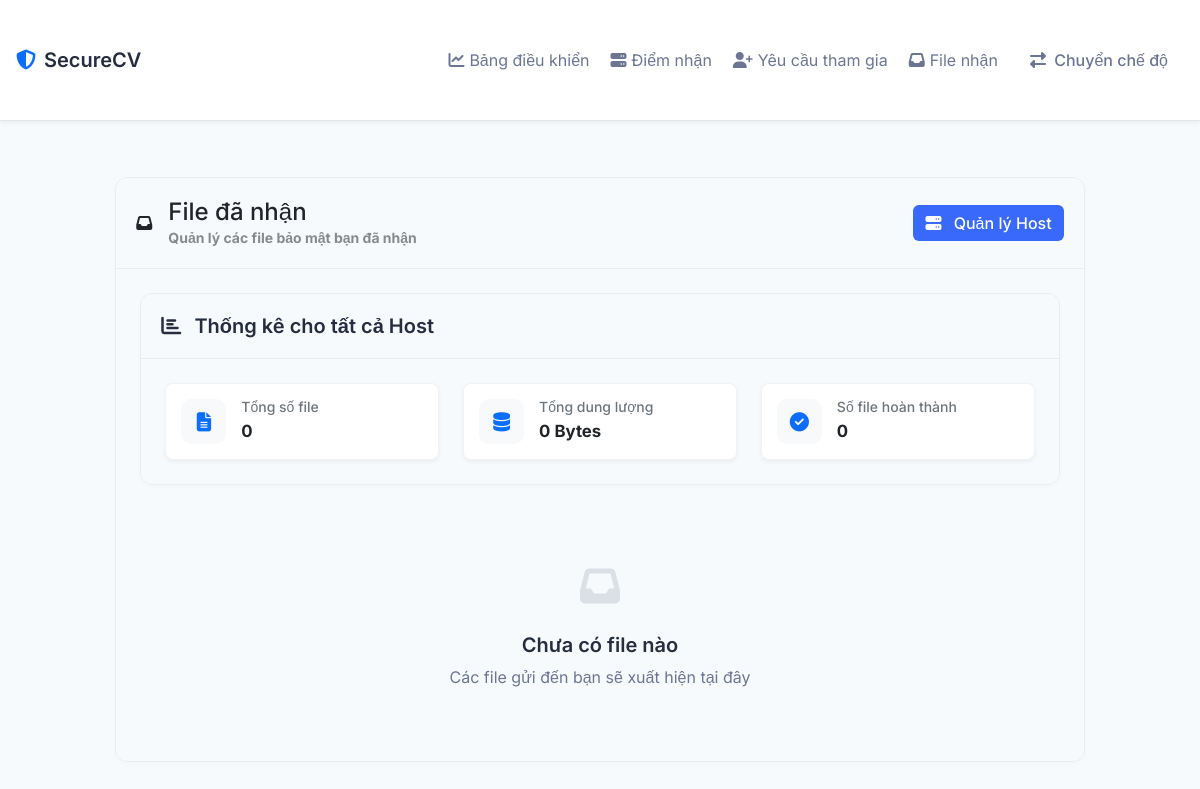
/receiver_files, run on an earlier commit of the app's database.
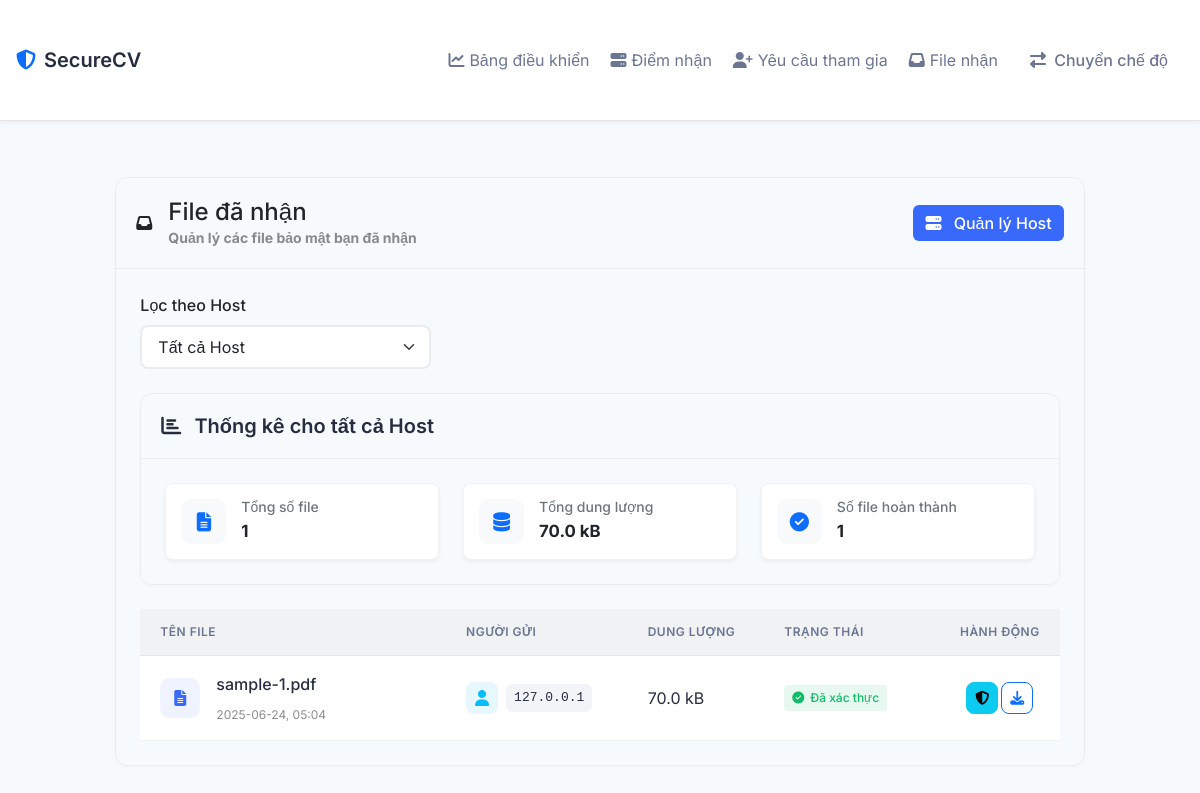
And on a later commit of the database.
### models.py (models this page shows, shortened)
class UploadSession(db.Model):
    id = db.Column(db.Integer, primary_key=True)
    sender_ip = db.Column(db.String(45), nullable=False)
    receiver_ip = db.Column(db.String(45), nullable=False)
    receiver_name = db.Column(db.String(100), nullable=False)
    session_token = db.Column(db.String(64), unique=True, nullable=False)
    filename = db.Column(db.String(255))
    file_hash = db.Column(db.String(128))
    file_size = db.Column(db.Integer)
    file_metadata = db.Column(db.Text)
    filepath = db.Column(db.String(512))
    drive_file_id = db.Column(db.String(100), nullable=True)
    drive_link = db.Column(db.String(512), nullable=True)
    source_type = db.Column(db.String(10))
    status = db.Column(db.String(20), default='pending')
    fail_step = db.Column(db.String(50))
    error_message = db.Column(db.Text)
    created_at = db.Column(db.DateTime, default=datetime.utcnow)
    updated_at = db.Column(db.DateTime, default=datetime.utcnow, onupdate=datetime.utcnow)
    downloaded_at = db.Column(db.DateTime)

### routes.py (the view)
@app.route('/receiver_files')
def receiver_files():
    client_ip = get_client_ip()
    hosts = Host.query.filter_by(created_by=client_ip).all()
    selected_host_id = request.args.get('host_id', type=int)
    if selected_host_id:
        selected_host = Host.query.get_or_404(selected_host_id)
        if selected_host.created_by != client_ip:
            flash('Access denied', 'error')
            return redirect(url_for('receiver_files'))
        received_files = UploadSession.query.filter_by(
            receiver_ip=selected_host.ip_address,
            receiver_name=selected_host.name
        ).order_by(UploadSession.created_at.desc()).all()
    else:
        host_ips = [host.ip_address for host in hosts]
        received_files = UploadSession.query.filter(
            UploadSession.receiver_ip.in_(host_ips)
        ).order_by(UploadSession.created_at.desc()).all()
    stats = {
        'total_files': len(received_files),
        'total_size': sum(f.file_size for f in received_files if f.file_size),
        'completed_files': len([f for f in received_files if f.status in [FILE_STATUS['VERIFIED'], FILE_STATUS['DOWNLOADED']]]),
    }
    return render_template('received_files.html',
                         hosts=hosts,
                         selected_host_id=selected_host_id,
                         received_files=received_files,
                         stats=stats)

### routes.py (called while the page is built)
def get_client_ip():
    ip = None
    if request.headers.get('X-Forwarded-For'):
        ip = request.headers.get('X-Forwarded-For').split(',')[0].strip()
    elif request.headers.get('X-Real-IP'):
        ip = request.headers.get('X-Real-IP')
    else:
        ip = request.remote_addr
    try:
        return ipaddress.ip_address(ip).exploded
    except ValueError:
        return None

### templates/received_files.html (shortened to what the changed rows need)
{% extends "base.html" %}
{% block content %}
<div class="row justify-content-center">
    <div class="col-lg-10">
        <div class="card mb-4">
            <div id="received-files-container" class="card-body">
                {% if hosts %}
                <div class="mb-4">
                    <form action="{{ url_for('receiver_files') }}" method="GET" class="row">
                        <div class="col-md-4">
                            <label class="form-label fw-medium mb-2">Lọc theo Host</label>
                            <select class="form-select" id="hostSelect" name="host_id" onchange="this.form.submit()">
                                <option value="">Tất cả Host</option>
                            </select>
                        </div>
                    </form>
                </div>
                {% endif %}
                <div class="card mb-4">
                    <div class="card-body">
                        <div class="row g-4">
                            <div class="col-md-4">
                                <div class="stat-card">
                                    <div class="stat-info">
                                        <h6>Tổng số file</h6>
                                        <strong>{{ stats.total_files }}</strong>
                                    </div>
                                </div>
                            </div>
                            <div class="col-md-4">
                                <div class="stat-card">
                                    <div class="stat-info">
                                        <h6>Tổng dung lượng</h6>
                                        <strong>{{ stats.total_size | filesizeformat }}</strong>
                                    </div>
                                </div>
                            </div>
                            <div class="col-md-4">
                                <div class="stat-card">
                                    <div class="stat-info">
                                        <h6>Số file hoàn thành</h6>
                                        <strong>{{ stats.completed_files }}</strong>
                                    </div>
                                </div>
                            </div>
                        </div>
                    </div>
                </div>
                {% if received_files %}
                <div class="table-responsive">
                    <table id="table-received-files" class="table table-hover align-middle mb-0">
                        <thead>
                            <tr>
                                <th style="width: 35%">Tên file</th>
                                <th style="width: 20%">Người gửi</th>
                                <th style="width: 15%">Dung lượng</th>
                                <th style="width: 20%">Trạng thái</th>
                                <th style="width: 15%" class="text-end">Hành động</th>
                            </tr>
                        </thead>
                        <tbody>
                            {% for file in received_files %}
                            <tr data-session-token="{{ file.session_token }}" data-file-id="{{ file.id }}">
                                <td>
                                    <div class="d-flex align-items-center">
                                        <div class="file-icon me-3">
                                            <i class="fas fa-file-alt"></i>
                                        </div>
                                        <div class="file-info">
                                            <div class="file-name">{{ file.filename }}</div>
                                            <div class="file-date text-muted small">
                                                {{ file.created_at.strftime('%Y-%m-%d, %H:%M') }}
                                            </div>
                                        </div>
                                    </div>
                                </td>
                                <td>
                                    <div class="d-flex align-items-center">
                                        <div class="sender-avatar me-2">
                                            <i class="fas fa-user"></i>
                                        </div>
                                        <code class="sender-ip">{{ file.sender_ip }}</code>
                                    </div>
                                </td>
                                <td>{{ file.file_size | filesizeformat }}</td>
                                <td>
                                    {% if file.status == 'verified' %}
                                        <span class="status-badge status-verified">
                                            <i class="fas fa-check-circle"></i>
                                            Đã xác thực
                                        </span>
                                    {% elif file.status == 'failed' %}
                                        <span class="status-badge status-failed">
                                            <i class="fas fa-times-circle"></i>
                                            Lỗi
                                        </span>
                                    {% elif file.status == 'downloaded' %}
                                        <span class="status-badge status-downloaded">
                                            <i class="fas fa-download"></i>
                                            Đã tải về
                                        </span>
                                    {% else %}
                                        <span class="status-badge status-pending">
                                            <i class="fas fa-clock"></i>
                                            Đang chờ
                                        </span>
                                    {% endif %}
                                </td>
                                <td class="text-end">
                                    <div id="file-action-btn" style="display: flex; gap: 3px; justify-content: center;">
                                        {% if file.status != 'pending' %}
                                        <button type="button" class="btn btn-sm btn-info verify-details-btn"
                                                data-session-token="{{ file.session_token }}"
                                                data-file-id="{{ file.id }}"
                                                data-host-id="{{ file.receiver_ip }}"
                                                data-bs-toggle="tooltip"
                                                data-bs-title="Xem chi tiết xác thực">
                                            <i class="fas fa-shield-alt"></i>
                                        </button>
                                        {% endif %}
                                        <button type="button" class="btn btn-sm btn-outline-primary download-btn"
                                                data-session-token="{{ file.session_token }}"
                                                data-file-id="{{ file.id }}"
                                                data-bs-toggle="tooltip"
                                                data-bs-title="{% if file.status == 'verified' or file.status == 'downloaded' %}Tải file đã giải mã{% else %}Tải file mã hóa{% endif %}">
                                            <i class="fas {% if file.status == 'verified' or file.status == 'downloaded' %}fa-download{% else %}fa-lock{% endif %}"></i>
                                        </button>
                                    </div>
                                </td>
                            </tr>
                            {% endfor %}
                        </tbody>
                    </table>
                </div>
                {% else %}
                <div class="empty-state text-center py-5">
                    <div class="empty-state-icon mb-3">
                        <i class="fas fa-inbox"></i>
                    </div>
                    <h5 class="empty-state-title">Chưa có file nào</h5>
                    <p class="empty-state-text mb-0">Các file gửi đến bạn sẽ xuất hiện tại đây</p>
                </div>
                {% endif %}
            </div>
        </div>
    </div>
</div>
{% endblock %}

What changed in the data, as far as the page shows it:
added UploadSession: filename "sample-1.pdf", created_at "2025-06-24, 05:04", sender_ip "127.0.0.1", file_size|filesizeformat "70.0 kB", status "verified" (drawn)
Also different on the page:
form field host_id: (not shown) → "Tất cả Host"
{{ stats.total_files }}: "0" → "1"
{{ stats.total_size | filesizeformat }}: "0 Bytes" → "70.0 kB"
{{ stats.completed_files }}: "0" → "1"
text no longer shown: "Chưa có file nào Các file gửi đến bạn sẽ xuất hiện tại đây"
text now shown: "Lọc theo Host TÊN FILE NGƯỜI GỬI DUNG LƯỢNG TRẠNG THÁI HÀNH ĐỘNG"
